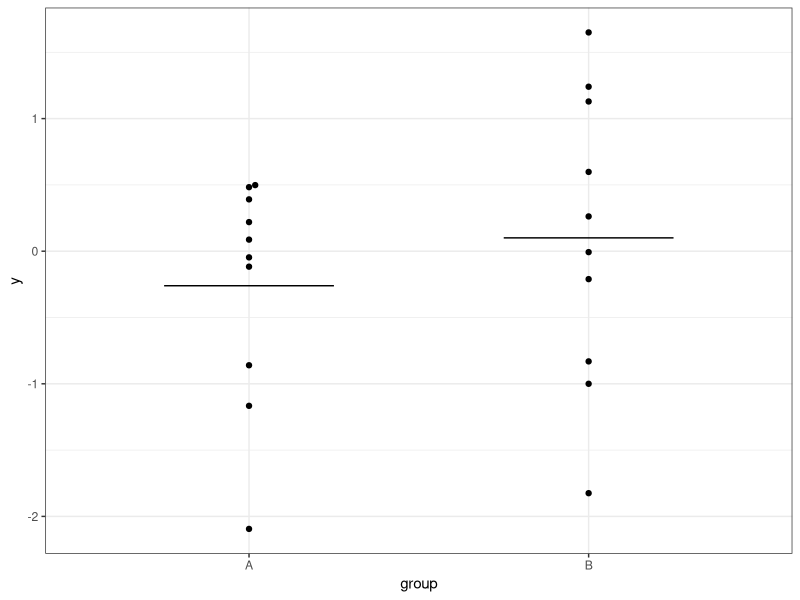

Source code (R):
## Scripts for ANOVA talk


## should have set a seed for this one.

library(ggplot2)
library(ggbeeswarm)

group = rep(c("A", "B"),each=10)
y = rnorm(20)

dat <- data.frame(y,group)

ggplot(dat) + aes(x=group, y=y) + geom_beeswarm() + theme_bw() + 
  stat_summary(geom="errorbar", fun.max = mean, width=0.5)

summary(lm(data=dat, y~group))


